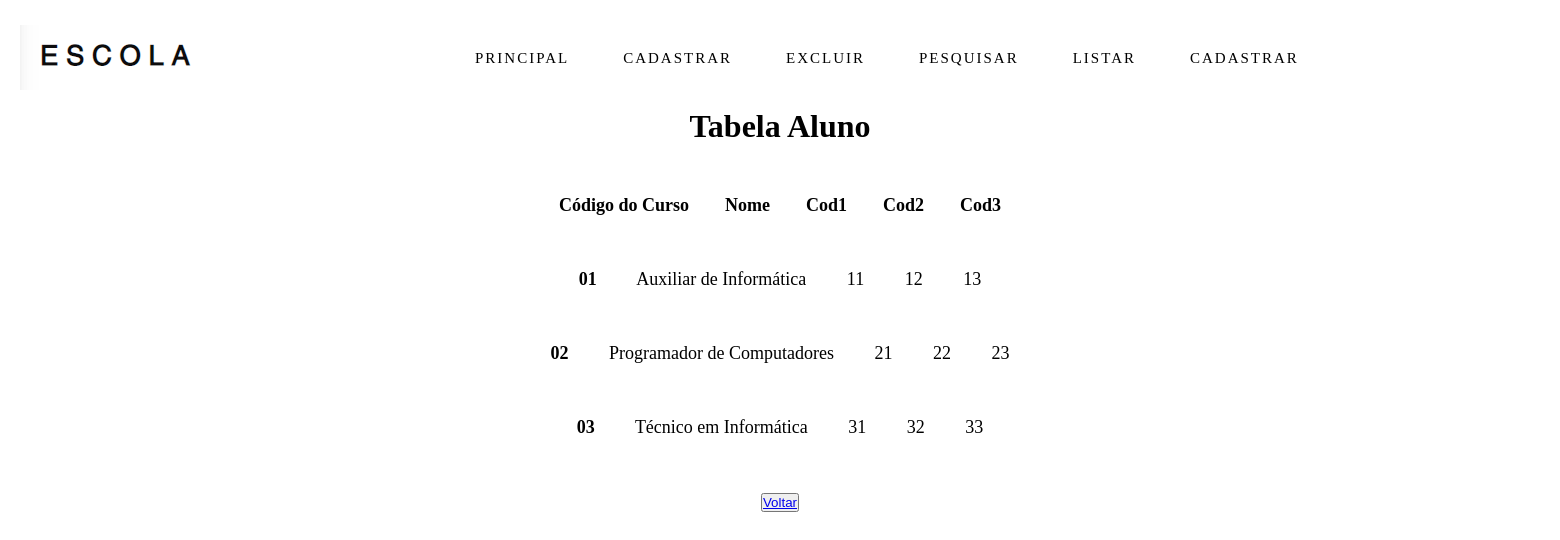
The app's page /listarcur.php with its own data.
### tables this page shows
CREATE TABLE `cursos` (
  `COD_CURSO` varchar(2) NOT NULL,
  `NOME` varchar(50) NOT NULL,
  `CODDISC1` varchar(2) NOT NULL,
  `CODDISC2` varchar(2) NOT NULL,
  `CODDISC3` varchar(2) NOT NULL
);

### curso.php (called while the page is built, shortened)
<?php
    class Curso
    {
    function listarCur()
    {
        try
        {
            $this-> conn = new Conectar();
            $sql = $this->conn->query("select * from cursos order by COD_CURSO");
            $sql->execute();
            return $sql->fetchAll();
        }
        catch(PDOException $exc)
        {
            echo "Erro ao executar consulta. " . $exc->getMessage();
        }
    }
    }

### listarcur.php (the view, shortened to what this page needs)
<!DOCTYPE html>
    <html>
        <head>
            <link rel="stylesheet" type="text/css" href="_css/main.css">
        </head>
        <body>
            <header>
                    <div class="logo">
                        <a href="index.html">
                        <img src="_img/logo.png" />
                        </a>
                    </div>
        <br>
        <br>
        <br>
        <nav>
            <ul class = "nav-list">
                <li><a class="active" href="index.html">PRINCIPAL</a></li>
                <li><a class="active" href="">CADASTRAR</a></li>
                <li><a class="active" href="">EXCLUIR</a></li>
                <li><a class="active" href="">PESQUISAR</a></li>
                <li>
                    <a href="#">LISTAR</a>
                </li>
                <li><a class="active" href="">CADASTRAR</a></li>
            </ul>
        </nav>
</header>
        <center> <font face = "Century Gothic" size="6"><b>Tabela Aluno</b><br><br><font size="4">
<?php
    include_once 'curso.php';
    $c = new Curso();
    $cur_bd=$c->listarCur();
?>
<b> Código do Curso &nbsp; &nbsp;&nbsp; &nbsp; Nome &nbsp;&nbsp; &nbsp; &nbsp; Cod1 &nbsp;&nbsp; &nbsp; &nbsp; Cod2 &nbsp;&nbsp; &nbsp; &nbsp; Cod3</b>
<?php
    foreach($cur_bd as $cur_mostrar)
    {
        ?>
        <br><br>
        <b> <?php echo $cur_mostrar[0]; ?> </b> &nbsp; &nbsp; &nbsp; &nbsp;
            <?php echo $cur_mostrar[1]; ?> &nbsp; &nbsp; &nbsp; &nbsp;
            <?php echo $cur_mostrar[2]; ?> &nbsp; &nbsp; &nbsp; &nbsp;
            <?php echo $cur_mostrar[3]; ?> &nbsp; &nbsp; &nbsp; &nbsp;
            <?php echo $cur_mostrar[4]; ?>
    <?php
    }
        echo "<br><br><button><a href = 'index.html'> Voltar </a></button> "; ?>
    </body>
	</html>

### _css/main.css (style rules this page uses)
* { margin: 0; padding: 0; }
body { width: 100%; margin: 0 auto; }
.logo { margin-left: 20px; margin-top: 25px; }
nav { margin-top: -125px; display: flex; height: 85px; position: right; }
nav ul { margin-top: -30; margin-left: 450px; position: absolute; }
nav ul li { display: inline-block; }
nav ul li a { letter-spacing: 2px; text-decoration: none; color: rgb(0, 0, 0); display: block; padding: 0 25px; line-height: 70px; font-size: 15px; font-family:'Consolas'; background: white; transition: 0.5s; }
nav ul li a:hover, nav ul li a.active { color: rgb(0, 0, 0); }

### records on screen
cursos: COD_CURSO "01", NOME "Auxiliar de Informática", CODDISC1 "11", CODDISC2 "12", CODDISC3 "13"
cursos: COD_CURSO "02", NOME "Programador de Computadores", CODDISC1 "21", CODDISC2 "22", CODDISC3 "23"
cursos: COD_CURSO "03", NOME "Técnico em Informática", CODDISC1 "31", CODDISC2 "32", CODDISC3 "33"
